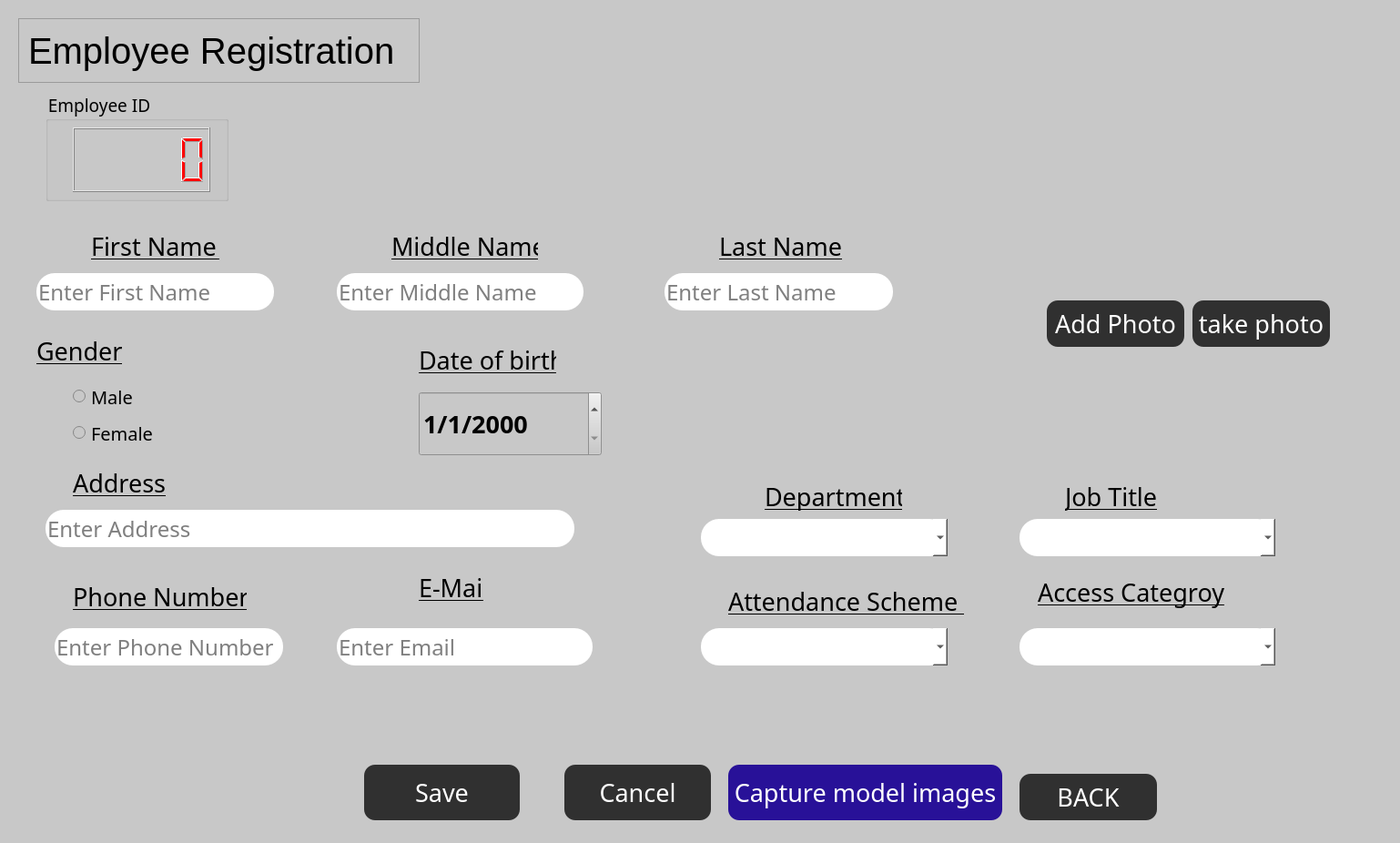
<?xml version="1.0" encoding="UTF-8"?>
<ui version="4.0">
 <class>Dialog</class>
 <widget class="QDialog" name="Dialog">
  <property name="geometry">
   <rect>
    <x>0</x>
    <y>0</y>
    <width>1538</width>
    <height>926</height>
   </rect>
  </property>
  <property name="windowTitle">
   <string>Dialog</string>
  </property>
  <property name="styleSheet">
   <string notr="true">background-color: rgb(200, 200, 200);
</string>
  </property>
  <widget class="QLineEdit" name="first_line">
   <property name="geometry">
    <rect>
     <x>40</x>
     <y>300</y>
     <width>261</width>
     <height>41</height>
    </rect>
   </property>
   <property name="font">
    <font>
     <family>Old Antic Bold</family>
     <pointsize>18</pointsize>
    </font>
   </property>
   <property name="styleSheet">
    <string notr="true">background: #fff;

    width: 100px;
    height: 100px;
    border-radius: 20px;</string>
   </property>
   <property name="inputMask">
    <string/>
   </property>
   <property name="frame">
    <bool>true</bool>
   </property>
   <property name="echoMode">
    <enum>QLineEdit::Normal</enum>
   </property>
   <property name="placeholderText">
    <string>Enter First Name</string>
   </property>
   <property name="clearButtonEnabled">
    <bool>true</bool>
   </property>
  </widget>
  <widget class="QLabel" name="label_85">
   <property name="geometry">
    <rect>
     <x>800</x>
     <y>640</y>
     <width>261</width>
     <height>41</height>
    </rect>
   </property>
   <property name="font">
    <font>
     <family>Old Antic Bold</family>
     <pointsize>20</pointsize>
     <weight>50</weight>
     <bold>false</bold>
     <underline>true</underline>
    </font>
   </property>
   <property name="styleSheet">
    <string notr="true">color: rgb(0, 0, 0);</string>
   </property>
   <property name="text">
    <string>Attendance Scheme </string>
   </property>
  </widget>
  <widget class="QLineEdit" name="middle_line">
   <property name="geometry">
    <rect>
     <x>370</x>
     <y>300</y>
     <width>271</width>
     <height>41</height>
    </rect>
   </property>
   <property name="font">
    <font>
     <family>Old Antic Bold</family>
     <pointsize>18</pointsize>
    </font>
   </property>
   <property name="styleSheet">
    <string notr="true">background: #fff;

    width: 100px;
    height: 100px;
    border-radius: 20px;</string>
   </property>
   <property name="placeholderText">
    <string>Enter Middle Name</string>
   </property>
   <property name="clearButtonEnabled">
    <bool>true</bool>
   </property>
  </widget>
  <widget class="QLineEdit" name="last_line">
   <property name="geometry">
    <rect>
     <x>730</x>
     <y>300</y>
     <width>251</width>
     <height>41</height>
    </rect>
   </property>
   <property name="font">
    <font>
     <family>Old Antic Bold</family>
     <pointsize>18</pointsize>
    </font>
   </property>
   <property name="styleSheet">
    <string notr="true">background: #fff;

    width: 100px;
    height: 100px;
    border-radius: 20px;</string>
   </property>
   <property name="placeholderText">
    <string>Enter Last Name</string>
   </property>
   <property name="clearButtonEnabled">
    <bool>true</bool>
   </property>
  </widget>
  <widget class="QComboBox" name="job_drop">
   <property name="geometry">
    <rect>
     <x>1120</x>
     <y>570</y>
     <width>281</width>
     <height>41</height>
    </rect>
   </property>
   <property name="font">
    <font>
     <family>Old Antic Bold</family>
     <pointsize>18</pointsize>
     <weight>50</weight>
     <italic>false</italic>
     <bold>false</bold>
    </font>
   </property>
   <property name="styleSheet">
    <string notr="true">background: #fff;
   width: 100px;
    height: 100px;
    border-radius: 20px;</string>
   </property>
   <property name="iconSize">
    <size>
     <width>16</width>
     <height>16</height>
    </size>
   </property>
   <property name="placeholderText">
    <string>Select Job Title </string>
   </property>
   <property name="frame">
    <bool>true</bool>
   </property>
   <item>
    <property name="text">
     <string>General manager</string>
    </property>
   </item>
   <item>
    <property name="text">
     <string>Head Security</string>
    </property>
   </item>
   <item>
    <property name="text">
     <string>Sales employee</string>
    </property>
   </item>
  </widget>
  <widget class="QLabel" name="label_83">
   <property name="geometry">
    <rect>
     <x>840</x>
     <y>530</y>
     <width>151</width>
     <height>31</height>
    </rect>
   </property>
   <property name="font">
    <font>
     <family>Old Antic Bold</family>
     <pointsize>20</pointsize>
     <weight>50</weight>
     <bold>false</bold>
     <underline>true</underline>
    </font>
   </property>
   <property name="styleSheet">
    <string notr="true">color: rgb(0, 0, 0);</string>
   </property>
   <property name="text">
    <string>Department</string>
   </property>
  </widget>
  <widget class="QPushButton" name="cancel_button">
   <property name="geometry">
    <rect>
     <x>620</x>
     <y>840</y>
     <width>161</width>
     <height>61</height>
    </rect>
   </property>
   <property name="font">
    <font>
     <family>Old Antic Bold</family>
     <pointsize>20</pointsize>
    </font>
   </property>
   <property name="styleSheet">
    <string notr="true">QPushButton {
color: White;
background-color: #303030 ;
border-radius: 12px;
}

hover {
  background-color: #4CAF50; /* Green */
  color: white;
}</string>
   </property>
   <property name="text">
    <string>Cancel</string>
   </property>
  </widget>
  <widget class="QLabel" name="label_86">
   <property name="geometry">
    <rect>
     <x>1170</x>
     <y>530</y>
     <width>101</width>
     <height>31</height>
    </rect>
   </property>
   <property name="font">
    <font>
     <family>Old Antic Bold</family>
     <pointsize>20</pointsize>
     <weight>50</weight>
     <bold>false</bold>
     <underline>true</underline>
    </font>
   </property>
   <property name="styleSheet">
    <string notr="true">color: rgb(0, 0, 0);</string>
   </property>
   <property name="text">
    <string>Job Title</string>
   </property>
  </widget>
  <widget class="QLabel" name="label_84">
   <property name="geometry">
    <rect>
     <x>1140</x>
     <y>630</y>
     <width>231</width>
     <height>41</height>
    </rect>
   </property>
   <property name="font">
    <font>
     <family>Old Antic Bold</family>
     <pointsize>20</pointsize>
     <weight>50</weight>
     <bold>false</bold>
     <underline>true</underline>
    </font>
   </property>
   <property name="styleSheet">
    <string notr="true">color: rgb(0, 0, 0);</string>
   </property>
   <property name="text">
    <string>Access Categroy</string>
   </property>
  </widget>
  <widget class="QLabel" name="label_6">
   <property name="geometry">
    <rect>
     <x>20</x>
     <y>20</y>
     <width>441</width>
     <height>71</height>
    </rect>
   </property>
   <property name="font">
    <font>
     <family>MS Shell Dlg 2</family>
     <pointsize>30</pointsize>
     <weight>50</weight>
     <italic>false</italic>
     <bold>false</bold>
    </font>
   </property>
   <property name="styleSheet">
    <string notr="true">font: 30pt &quot;MS Shell Dlg 2&quot;;
color: rgb(0, 0, 0);</string>
   </property>
   <property name="frameShape">
    <enum>QFrame::StyledPanel</enum>
   </property>
   <property name="text">
    <string>Employee Registration</string>
   </property>
  </widget>
  <widget class="QLabel" name="label_66">
   <property name="geometry">
    <rect>
     <x>460</x>
     <y>630</y>
     <width>71</width>
     <height>31</height>
    </rect>
   </property>
   <property name="font">
    <font>
     <family>Old Antic Bold</family>
     <pointsize>20</pointsize>
     <underline>true</underline>
    </font>
   </property>
   <property name="styleSheet">
    <string notr="true">color: rgb(0, 0, 0);</string>
   </property>
   <property name="text">
    <string>E-Mail</string>
   </property>
  </widget>
  <widget class="QLabel" name="label_24">
   <property name="geometry">
    <rect>
     <x>40</x>
     <y>370</y>
     <width>101</width>
     <height>31</height>
    </rect>
   </property>
   <property name="font">
    <font>
     <family>Old Antic Bold</family>
     <pointsize>20</pointsize>
     <weight>50</weight>
     <bold>false</bold>
     <underline>true</underline>
     <kerning>true</kerning>
    </font>
   </property>
   <property name="styleSheet">
    <string notr="true">color: rgb(0, 0, 0);</string>
   </property>
   <property name="text">
    <string>Gender</string>
   </property>
  </widget>
  <widget class="QComboBox" name="attend_drop">
   <property name="geometry">
    <rect>
     <x>770</x>
     <y>690</y>
     <width>271</width>
     <height>41</height>
    </rect>
   </property>
   <property name="font">
    <font>
     <family>Old Antic Bold</family>
     <pointsize>18</pointsize>
    </font>
   </property>
   <property name="styleSheet">
    <string notr="true">background: #fff;

    width: 100px;
    height: 100px;
    border-radius: 20px;</string>
   </property>
   <property name="placeholderText">
    <string>Select Attendance Scheme </string>
   </property>
   <item>
    <property name="text">
     <string>New Item</string>
    </property>
   </item>
   <item>
    <property name="text">
     <string>New Item</string>
    </property>
   </item>
   <item>
    <property name="text">
     <string>New Item</string>
    </property>
   </item>
  </widget>
  <widget class="QLabel" name="photo_label">
   <property name="geometry">
    <rect>
     <x>1060</x>
     <y>20</y>
     <width>431</width>
     <height>271</height>
    </rect>
   </property>
   <property name="font">
    <font>
     <pointsize>15</pointsize>
     <weight>75</weight>
     <italic>true</italic>
     <bold>true</bold>
    </font>
   </property>
   <property name="autoFillBackground">
    <bool>false</bool>
   </property>
   <property name="styleSheet">
    <string notr="true">
border-radius: 90px;</string>
   </property>
   <property name="text">
    <string/>
   </property>
  </widget>
  <widget class="QLineEdit" name="email_line">
   <property name="geometry">
    <rect>
     <x>370</x>
     <y>690</y>
     <width>281</width>
     <height>41</height>
    </rect>
   </property>
   <property name="font">
    <font>
     <family>Old Antic Bold</family>
     <pointsize>18</pointsize>
    </font>
   </property>
   <property name="styleSheet">
    <string notr="true">background: #fff;

    width: 100px;
    height: 100px;
    border-radius: 20px;</string>
   </property>
   <property name="placeholderText">
    <string>Enter Email</string>
   </property>
   <property name="clearButtonEnabled">
    <bool>true</bool>
   </property>
  </widget>
  <widget class="QLineEdit" name="phone_line">
   <property name="geometry">
    <rect>
     <x>60</x>
     <y>690</y>
     <width>251</width>
     <height>41</height>
    </rect>
   </property>
   <property name="font">
    <font>
     <family>Old Antic Bold</family>
     <pointsize>18</pointsize>
    </font>
   </property>
   <property name="styleSheet">
    <string notr="true">background: #fff;

    width: 100px;
    height: 100px;
    border-radius: 20px;</string>
   </property>
   <property name="placeholderText">
    <string>Enter Phone Number</string>
   </property>
   <property name="clearButtonEnabled">
    <bool>true</bool>
   </property>
  </widget>
  <widget class="QLabel" name="label_68">
   <property name="geometry">
    <rect>
     <x>80</x>
     <y>640</y>
     <width>191</width>
     <height>31</height>
    </rect>
   </property>
   <property name="font">
    <font>
     <family>Old Antic Bold</family>
     <pointsize>20</pointsize>
     <weight>50</weight>
     <bold>false</bold>
     <underline>true</underline>
    </font>
   </property>
   <property name="styleSheet">
    <string notr="true">color: rgb(0, 0, 0);</string>
   </property>
   <property name="text">
    <string>Phone Number</string>
   </property>
  </widget>
  <widget class="QPushButton" name="save_button">
   <property name="geometry">
    <rect>
     <x>400</x>
     <y>840</y>
     <width>171</width>
     <height>61</height>
    </rect>
   </property>
   <property name="font">
    <font>
     <family>Old Antic Bold</family>
     <pointsize>20</pointsize>
     <weight>50</weight>
     <bold>false</bold>
    </font>
   </property>
   <property name="mouseTracking">
    <bool>true</bool>
   </property>
   <property name="autoFillBackground">
    <bool>false</bool>
   </property>
   <property name="styleSheet">
    <string notr="true">QPushButton {
color: White;
background-color: #303030 ;
border-radius: 12px;
}</string>
   </property>
   <property name="text">
    <string>Save</string>
   </property>
   <property name="autoDefault">
    <bool>true</bool>
   </property>
   <property name="default">
    <bool>true</bool>
   </property>
   <property name="flat">
    <bool>true</bool>
   </property>
  </widget>
  <widget class="QLabel" name="label_23">
   <property name="geometry">
    <rect>
     <x>790</x>
     <y>250</y>
     <width>161</width>
     <height>41</height>
    </rect>
   </property>
   <property name="font">
    <font>
     <family>Old Antic Bold</family>
     <pointsize>20</pointsize>
     <weight>50</weight>
     <bold>false</bold>
     <underline>true</underline>
    </font>
   </property>
   <property name="styleSheet">
    <string notr="true">color: rgb(0, 0, 0);</string>
   </property>
   <property name="text">
    <string>Last Name</string>
   </property>
  </widget>
  <widget class="QLabel" name="label_13">
   <property name="geometry">
    <rect>
     <x>430</x>
     <y>250</y>
     <width>161</width>
     <height>41</height>
    </rect>
   </property>
   <property name="font">
    <font>
     <family>Old Antic Bold</family>
     <pointsize>20</pointsize>
     <weight>50</weight>
     <bold>false</bold>
     <underline>true</underline>
    </font>
   </property>
   <property name="styleSheet">
    <string notr="true">color: rgb(0, 0, 0);</string>
   </property>
   <property name="text">
    <string>Middle Name</string>
   </property>
  </widget>
  <widget class="QComboBox" name="access_drop">
   <property name="geometry">
    <rect>
     <x>1120</x>
     <y>690</y>
     <width>281</width>
     <height>41</height>
    </rect>
   </property>
   <property name="font">
    <font>
     <family>Old Antic Bold</family>
     <pointsize>18</pointsize>
     <weight>50</weight>
     <italic>false</italic>
     <bold>false</bold>
    </font>
   </property>
   <property name="styleSheet">
    <string notr="true">background: #fff;

    width: 100px;
    height: 100px;
    border-radius: 20px;</string>
   </property>
   <property name="placeholderText">
    <string>Select Acess Categroy</string>
   </property>
   <item>
    <property name="text">
     <string>A</string>
    </property>
   </item>
   <item>
    <property name="text">
     <string>B</string>
    </property>
   </item>
   <item>
    <property name="text">
     <string>C</string>
    </property>
   </item>
  </widget>
  <widget class="QLabel" name="label_67">
   <property name="geometry">
    <rect>
     <x>80</x>
     <y>510</y>
     <width>221</width>
     <height>41</height>
    </rect>
   </property>
   <property name="font">
    <font>
     <family>Old Antic Bold</family>
     <pointsize>20</pointsize>
     <underline>true</underline>
    </font>
   </property>
   <property name="styleSheet">
    <string notr="true">color: rgb(0, 0, 0);</string>
   </property>
   <property name="text">
    <string>Address</string>
   </property>
  </widget>
  <widget class="QLineEdit" name="address_line">
   <property name="geometry">
    <rect>
     <x>50</x>
     <y>560</y>
     <width>581</width>
     <height>41</height>
    </rect>
   </property>
   <property name="font">
    <font>
     <family>Old Antic Bold</family>
     <pointsize>18</pointsize>
    </font>
   </property>
   <property name="styleSheet">
    <string notr="true">background: #fff;

    width: 100px;
    height: 100px;
    border-radius: 20px;</string>
   </property>
   <property name="placeholderText">
    <string>Enter Address</string>
   </property>
   <property name="clearButtonEnabled">
    <bool>true</bool>
   </property>
  </widget>
  <widget class="QRadioButton" name="radioButton">
   <property name="enabled">
    <bool>true</bool>
   </property>
   <property name="geometry">
    <rect>
     <x>80</x>
     <y>420</y>
     <width>82</width>
     <height>31</height>
    </rect>
   </property>
   <property name="font">
    <font>
     <family>Old Antic Bold</family>
     <pointsize>15</pointsize>
    </font>
   </property>
   <property name="text">
    <string>Male</string>
   </property>
  </widget>
  <widget class="QRadioButton" name="radioButton_2">
   <property name="geometry">
    <rect>
     <x>80</x>
     <y>460</y>
     <width>121</width>
     <height>31</height>
    </rect>
   </property>
   <property name="font">
    <font>
     <family>Old Antic Bold</family>
     <pointsize>15</pointsize>
    </font>
   </property>
   <property name="text">
    <string>Female</string>
   </property>
  </widget>
  <widget class="QLabel" name="label_7">
   <property name="geometry">
    <rect>
     <x>100</x>
     <y>250</y>
     <width>141</width>
     <height>41</height>
    </rect>
   </property>
   <property name="font">
    <font>
     <family>Old Antic Bold</family>
     <pointsize>20</pointsize>
     <weight>50</weight>
     <bold>false</bold>
     <underline>true</underline>
    </font>
   </property>
   <property name="styleSheet">
    <string notr="true">color: rgb(0, 0, 0);</string>
   </property>
   <property name="text">
    <string>First Name </string>
   </property>
  </widget>
  <widget class="QLabel" name="label_25">
   <property name="geometry">
    <rect>
     <x>460</x>
     <y>380</y>
     <width>151</width>
     <height>31</height>
    </rect>
   </property>
   <property name="font">
    <font>
     <family>Old Antic Bold</family>
     <pointsize>20</pointsize>
     <weight>50</weight>
     <bold>false</bold>
     <underline>true</underline>
    </font>
   </property>
   <property name="styleSheet">
    <string notr="true">color: rgb(0, 0, 0);</string>
   </property>
   <property name="text">
    <string>Date of birth</string>
   </property>
  </widget>
  <widget class="QComboBox" name="dep_drop">
   <property name="geometry">
    <rect>
     <x>770</x>
     <y>570</y>
     <width>271</width>
     <height>41</height>
    </rect>
   </property>
   <property name="font">
    <font>
     <family>Old Antic Bold</family>
     <pointsize>18</pointsize>
     <weight>50</weight>
     <italic>false</italic>
     <bold>false</bold>
    </font>
   </property>
   <property name="styleSheet">
    <string notr="true">background: #fff;

    width: 100px;
    height: 100px;
    border-radius: 20px;</string>
   </property>
   <property name="placeholderText">
    <string>Select Department</string>
   </property>
   <item>
    <property name="text">
     <string>Management</string>
    </property>
   </item>
   <item>
    <property name="text">
     <string>Information Technology</string>
    </property>
   </item>
   <item>
    <property name="text">
     <string>Sales</string>
    </property>
   </item>
   <item>
    <property name="text">
     <string>Accounting</string>
    </property>
   </item>
   <item>
    <property name="text">
     <string>Security</string>
    </property>
   </item>
   <item>
    <property name="text">
     <string>Housekeeping</string>
    </property>
   </item>
  </widget>
  <widget class="QPushButton" name="addphoto_button">
   <property name="geometry">
    <rect>
     <x>1150</x>
     <y>330</y>
     <width>151</width>
     <height>51</height>
    </rect>
   </property>
   <property name="font">
    <font>
     <family>Old Antic Bold</family>
     <pointsize>20</pointsize>
     <weight>50</weight>
     <bold>false</bold>
    </font>
   </property>
   <property name="mouseTracking">
    <bool>true</bool>
   </property>
   <property name="styleSheet">
    <string notr="true">QPushButton {
color: White;
background-color: #303030 ;
border-radius: 12px;
}







</string>
   </property>
   <property name="text">
    <string>Add Photo</string>
   </property>
   <property name="autoDefault">
    <bool>true</bool>
   </property>
   <property name="default">
    <bool>true</bool>
   </property>
   <property name="flat">
    <bool>true</bool>
   </property>
  </widget>
  <widget class="QPushButton" name="capture_button">
   <property name="geometry">
    <rect>
     <x>800</x>
     <y>840</y>
     <width>301</width>
     <height>61</height>
    </rect>
   </property>
   <property name="font">
    <font>
     <family>Old Antic Bold</family>
     <pointsize>20</pointsize>
     <weight>50</weight>
     <bold>false</bold>
    </font>
   </property>
   <property name="mouseTracking">
    <bool>true</bool>
   </property>
   <property name="styleSheet">
    <string notr="true">QPushButton {
color: White;
background-color: #281198 ;
border-radius: 12px;
}







</string>
   </property>
   <property name="text">
    <string>Capture model images</string>
   </property>
   <property name="autoDefault">
    <bool>true</bool>
   </property>
   <property name="default">
    <bool>true</bool>
   </property>
   <property name="flat">
    <bool>true</bool>
   </property>
  </widget>
  <widget class="QGroupBox" name="groupBox">
   <property name="geometry">
    <rect>
     <x>50</x>
     <y>100</y>
     <width>201</width>
     <height>121</height>
    </rect>
   </property>
   <property name="font">
    <font>
     <family>Old Antic Bold</family>
     <pointsize>14</pointsize>
    </font>
   </property>
   <property name="title">
    <string>Employee ID</string>
   </property>
   <widget class="QLabel" name="IDlable">
    <property name="geometry">
     <rect>
      <x>40</x>
      <y>40</y>
      <width>131</width>
      <height>51</height>
     </rect>
    </property>
    <property name="font">
     <font>
      <family>Old Antic Bold</family>
      <pointsize>20</pointsize>
     </font>
    </property>
    <property name="text">
     <string>TextLabel</string>
    </property>
   </widget>
   <widget class="QLCDNumber" name="lcdNumber">
    <property name="geometry">
     <rect>
      <x>30</x>
      <y>40</y>
      <width>151</width>
      <height>71</height>
     </rect>
    </property>
    <property name="styleSheet">
     <string notr="true">color:red</string>
    </property>
   </widget>
  </widget>
  <widget class="QPushButton" name="addphoto_button_2">
   <property name="geometry">
    <rect>
     <x>1310</x>
     <y>330</y>
     <width>151</width>
     <height>51</height>
    </rect>
   </property>
   <property name="font">
    <font>
     <family>Old Antic Bold</family>
     <pointsize>20</pointsize>
     <weight>50</weight>
     <bold>false</bold>
    </font>
   </property>
   <property name="mouseTracking">
    <bool>true</bool>
   </property>
   <property name="styleSheet">
    <string notr="true">QPushButton {
color: White;
background-color: #303030 ;
border-radius: 12px;
}







</string>
   </property>
   <property name="text">
    <string>take photo</string>
   </property>
   <property name="autoDefault">
    <bool>true</bool>
   </property>
   <property name="default">
    <bool>true</bool>
   </property>
   <property name="flat">
    <bool>true</bool>
   </property>
  </widget>
  <widget class="QDateEdit" name="dateEdit">
   <property name="geometry">
    <rect>
     <x>460</x>
     <y>430</y>
     <width>201</width>
     <height>71</height>
    </rect>
   </property>
   <property name="font">
    <font>
     <family>Old Antic Bold</family>
     <pointsize>20</pointsize>
     <weight>75</weight>
     <italic>false</italic>
     <bold>true</bold>
    </font>
   </property>
   <property name="currentSection">
    <enum>QDateTimeEdit::DaySection</enum>
   </property>
   <property name="displayFormat">
    <string>d/M/yyyy</string>
   </property>
   <property name="timeSpec">
    <enum>Qt::LocalTime</enum>
   </property>
  </widget>
  <widget class="QPushButton" name="BackButton">
   <property name="geometry">
    <rect>
     <x>1120</x>
     <y>850</y>
     <width>151</width>
     <height>51</height>
    </rect>
   </property>
   <property name="font">
    <font>
     <family>Old Antic Bold</family>
     <pointsize>20</pointsize>
     <weight>50</weight>
     <bold>false</bold>
    </font>
   </property>
   <property name="mouseTracking">
    <bool>true</bool>
   </property>
   <property name="styleSheet">
    <string notr="true">QPushButton {
color: White;
background-color: #303030 ;
border-radius: 12px;
}







</string>
   </property>
   <property name="text">
    <string>BACK</string>
   </property>
   <property name="autoDefault">
    <bool>true</bool>
   </property>
   <property name="default">
    <bool>true</bool>
   </property>
   <property name="flat">
    <bool>true</bool>
   </property>
  </widget>
  <widget class="QLabel" name="error">
   <property name="geometry">
    <rect>
     <x>460</x>
     <y>130</y>
     <width>361</width>
     <height>51</height>
    </rect>
   </property>
   <property name="font">
    <font>
     <family>Old Antic Bold</family>
     <pointsize>22</pointsize>
    </font>
   </property>
   <property name="styleSheet">
    <string notr="true">color:red</string>
   </property>
   <property name="text">
    <string/>
   </property>
  </widget>
 </widget>
 <resources/>
 <connections/>
</ui>
